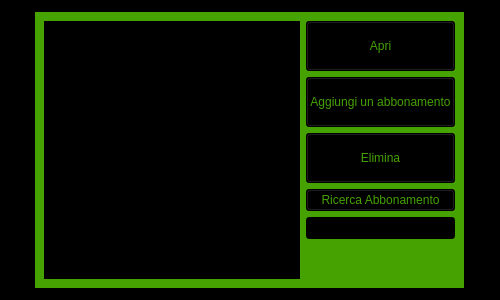
<?xml version="1.0" encoding="UTF-8"?>
<ui version="4.0">
 <class>vista_lista_abbonamenti</class>
 <widget class="QWidget" name="vista_lista_abbonamenti">
  <property name="geometry">
   <rect>
    <x>0</x>
    <y>0</y>
    <width>500</width>
    <height>300</height>
   </rect>
  </property>
  <property name="minimumSize">
   <size>
    <width>500</width>
    <height>300</height>
   </size>
  </property>
  <property name="windowTitle">
   <string>Lista Abbonamenti</string>
  </property>
  <property name="styleSheet">
   <string notr="true">background-color: rgb(0, 0, 0);</string>
  </property>
  <layout class="QGridLayout" name="gridLayout">
   <item row="0" column="0" alignment="Qt::AlignHCenter|Qt::AlignVCenter">
    <widget class="QWidget" name="widget" native="true">
     <property name="styleSheet">
      <string notr="true">background-color: rgb(69, 162, 0);</string>
     </property>
     <layout class="QGridLayout" name="gridLayout_2">
      <item row="0" column="0">
       <layout class="QHBoxLayout" name="horizontalLayout" stretch="3,1">
        <item>
         <widget class="QListView" name="list_view">
          <property name="styleSheet">
           <string notr="true">background-color: rgb(0, 0, 0);
color: rgb(255, 255, 255);</string>
          </property>
          <property name="editTriggers">
           <set>QAbstractItemView::NoEditTriggers</set>
          </property>
         </widget>
        </item>
        <item>
         <layout class="QVBoxLayout" name="verticalLayout">
          <item>
           <widget class="QPushButton" name="open_button">
            <property name="minimumSize">
             <size>
              <width>0</width>
              <height>50</height>
             </size>
            </property>
            <property name="maximumSize">
             <size>
              <width>16777215</width>
              <height>50</height>
             </size>
            </property>
            <property name="styleSheet">
             <string notr="true">color: rgb(69, 162, 0);
background-color: rgb(0, 0, 0);</string>
            </property>
            <property name="text">
             <string>Apri</string>
            </property>
           </widget>
          </item>
          <item>
           <widget class="QPushButton" name="open_button_2">
            <property name="minimumSize">
             <size>
              <width>0</width>
              <height>50</height>
             </size>
            </property>
            <property name="maximumSize">
             <size>
              <width>16777215</width>
              <height>50</height>
             </size>
            </property>
            <property name="styleSheet">
             <string notr="true">color: rgb(69, 162, 0);
background-color: rgb(0, 0, 0);</string>
            </property>
            <property name="text">
             <string>Aggiungi un abbonamento</string>
            </property>
           </widget>
          </item>
          <item>
           <widget class="QPushButton" name="open_button_3">
            <property name="minimumSize">
             <size>
              <width>0</width>
              <height>50</height>
             </size>
            </property>
            <property name="maximumSize">
             <size>
              <width>16777215</width>
              <height>50</height>
             </size>
            </property>
            <property name="styleSheet">
             <string notr="true">color: rgb(69, 162, 0);
background-color: rgb(0, 0, 0);</string>
            </property>
            <property name="text">
             <string>Elimina</string>
            </property>
           </widget>
          </item>
          <item>
           <widget class="QPushButton" name="pushButton">
            <property name="styleSheet">
             <string notr="true">color: rgb(69, 162, 0);
background-color: rgb(0, 0, 0);</string>
            </property>
            <property name="text">
             <string>Ricerca Abbonamento</string>
            </property>
           </widget>
          </item>
          <item>
           <widget class="QLineEdit" name="lineEdit">
            <property name="styleSheet">
             <string notr="true">background-color: rgb(0, 0, 0);
color: rgb(255, 255, 255);</string>
            </property>
           </widget>
          </item>
          <item>
           <spacer name="verticalSpacer">
            <property name="orientation">
             <enum>Qt::Vertical</enum>
            </property>
            <property name="sizeHint" stdset="0">
             <size>
              <width>20</width>
              <height>40</height>
             </size>
            </property>
           </spacer>
          </item>
         </layout>
        </item>
       </layout>
      </item>
     </layout>
    </widget>
   </item>
  </layout>
 </widget>
 <resources/>
 <connections/>
</ui>
